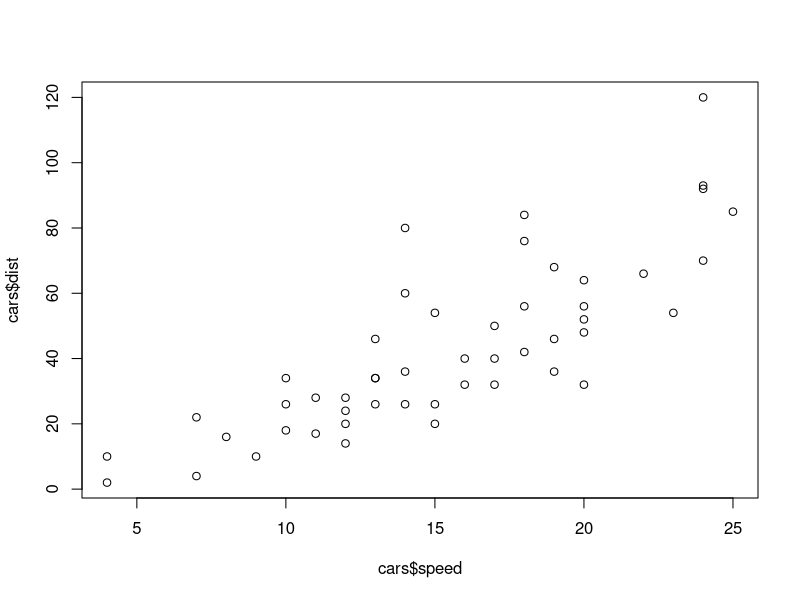

Write the R code that produced this figure.
## ---- chunk 1
rm(list=ls())
## ---- chunk 2
iris_diff_colnames = data.frame(iris)
iris_diff_colnames
## ---- chunk 3
colnames(iris_diff_colnames) = c("col1_seplen","col2_sepwid","col3_petlen","col4_petwid")
iris_diff_colnames
## ---- chunk 4
mtcars_df = cbind(rownames(mtcars), data.frame(mtcars[,c(1,3,6)], row.names=NULL))
## ---- chunk 5
mtcars_df
## ---- chunk 6
plot(cars$speed,cars$dist)
## ---- chunk 7
Employee = c("John","Siri","Hans","Sonal","Albert","Jeremy","Erwin","Mike", "Ester", "Micheal","Paul")
Salary = c(3000,4000,4600,3200,5000,4200,3800,5300,6000,4900,5500)
Age = c(35, 40, 53, 38, 59, 27, 24, 42, 51, 48, 52)
Start_date = c("21-7-2010","7-7-2011","30-11-2005","30-5-2015","1-1-2013","5-10-1999","5-6-2017","3-9-1998","7-3-2012","3-11-1993","20-10-2010")
Employee_data = data.frame(Employee,Salary,Age,Start_date, stringsAsFactors = F)
## ---- chunk 8
Employee_data
